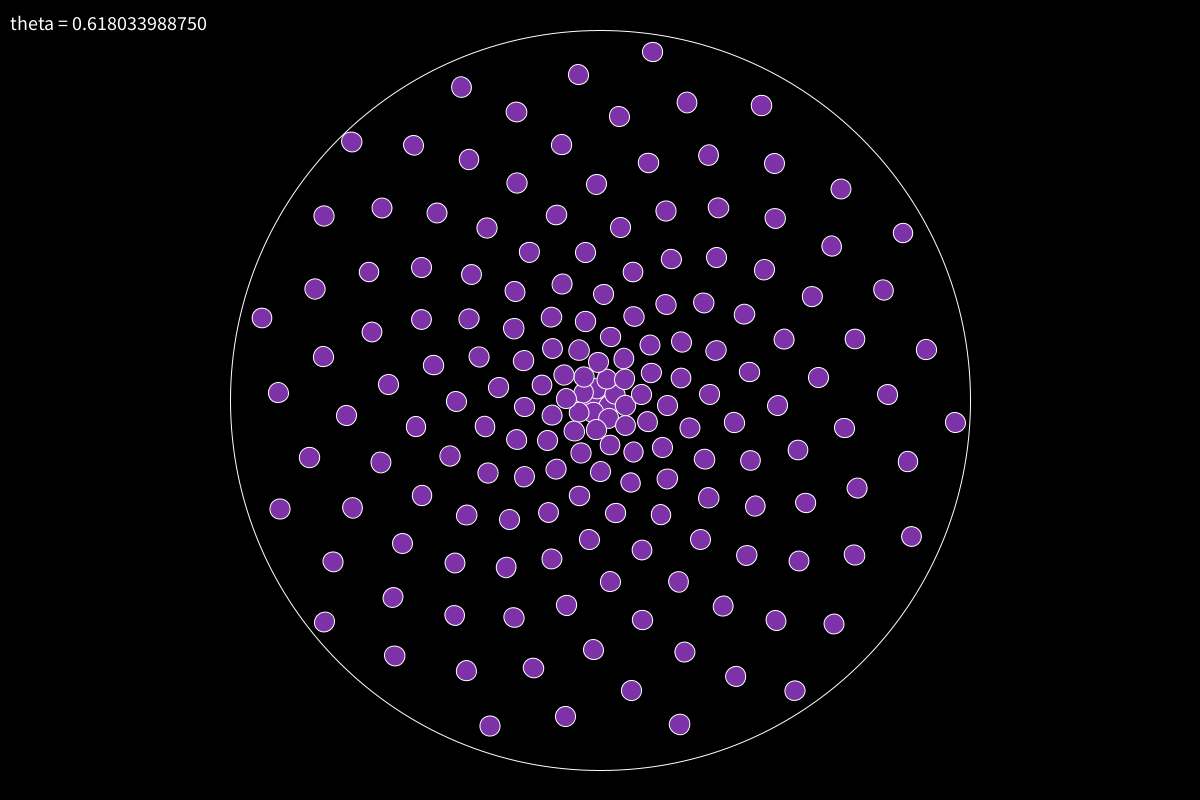
Frame 1 (no input)
Frame 60 (the mouse pressed at the canvas centre just before this capture): identical to frame 1, image omitted
Frame 120 (the mouse held since frame 60 and released just before this capture): identical to frame 1, image omitted

The Processing sketch that drew this single still picture (run headless with seeded random() and noise(); from frame 60 on, the mouse is pressed at the canvas centre):

// Processing sketch: Rational_Flower
// ── Rational_Flower.pde
final int n = 180;
final double phi = 0.61803398875d;
final double interval = 0.000000511111d;
final float d = 20;
final float gap = 2;
double theta = phi;

void setup() {
  size(1200, 800);
}

void draw() {
  background(0);
  fill(255);
  textSize(20);
  text(String.format("theta = %.12f", theta), 10, 30);
  fill(125, 50, 168);
  stroke(255);
  translate(width/2, height/2);
  for (int i = 0; i < n; i++) {
    push();
    rotate((float)(i*theta*TWO_PI));
    translate(gap*i, 0);
    ellipse(0, 0, d, d);
    pop();
  }
  noFill();
  ellipse(0, 0, n*gap*2+d, n*gap*2+d);
  double speed = sq(15*mouseX/width);
  if(mousePressed){
     if(mouseButton == LEFT){
        theta += interval*speed; 
     } else if(mouseButton == RIGHT){
        theta -= interval*speed; 
     }
  }
}
